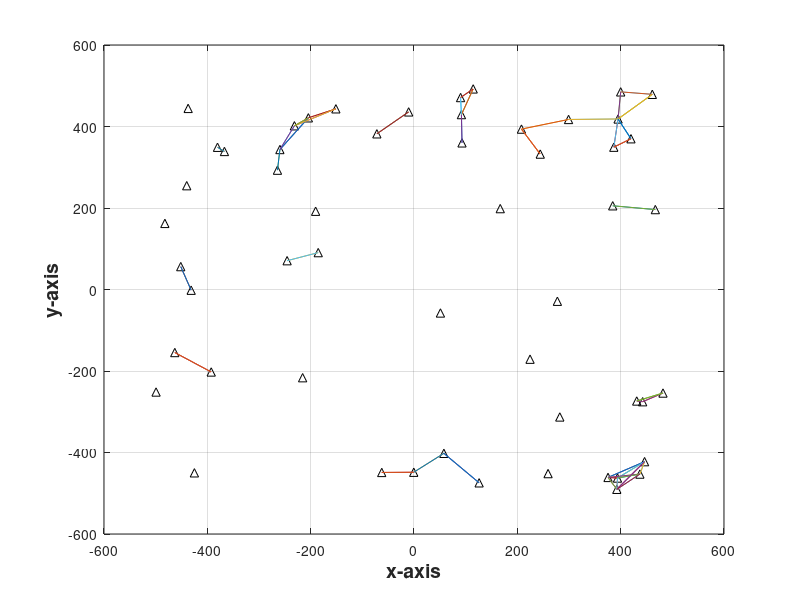
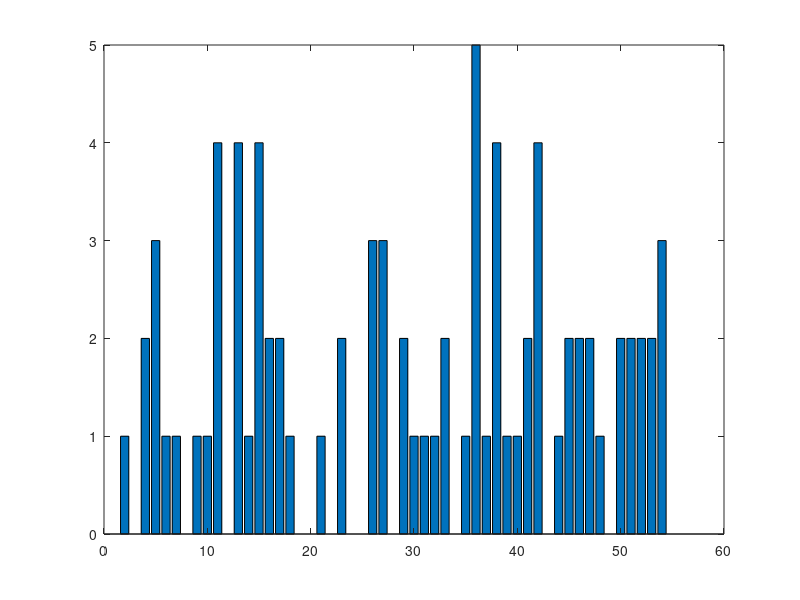

Recreate these plots in MATLAB, in order. (Note: this script raises an error after producing the figures.)

lambda = @(x) 300*(x(:,1).^2 + x(:,2).^2);
lamstar = 120;
N=poissrnd(lamstar); x = rand(N,2)-0.5; % homogeneous PP
ind = find(rand(N,1) < lambda(x)/lamstar);
xa = x(ind,:); % thinned PP

sel = xa;

figure;
plot(1000*sel(:,1),1000*sel(:,2), '^k');
hold on;

s = 1000; % scale factor
edges = zeros(1,size(sel,1));
for i=1:size(sel,1)
    cnt = 0;
    for j=1:size(sel,1)
        if i~=j
            dist = (sel(i,1)-sel(j,1))^2 + (sel(i,2)-sel(j,2))^2;
            if dist <= 0.1^2
                plot([s*sel(i,1) s*sel(j,1)], [s*sel(i,2) s*sel(j,2)]);
                cnt = cnt + 1;
            end
        end
    end
    edges(1,i) = cnt;
end


grid on;
box on;
% xlim([-500 500]);
% ylim([-500 500]);
% title('Eselample of mmWave BSs distribution','FontSize',14, 'FontWeight','bold');
xlabel('x-axis','FontSize',14, 'FontWeight','bold');
ylabel('y-axis','FontSize',14, 'FontWeight','bold');

figure;
bar(edges);

figure;
histogram(edges);
grid on;